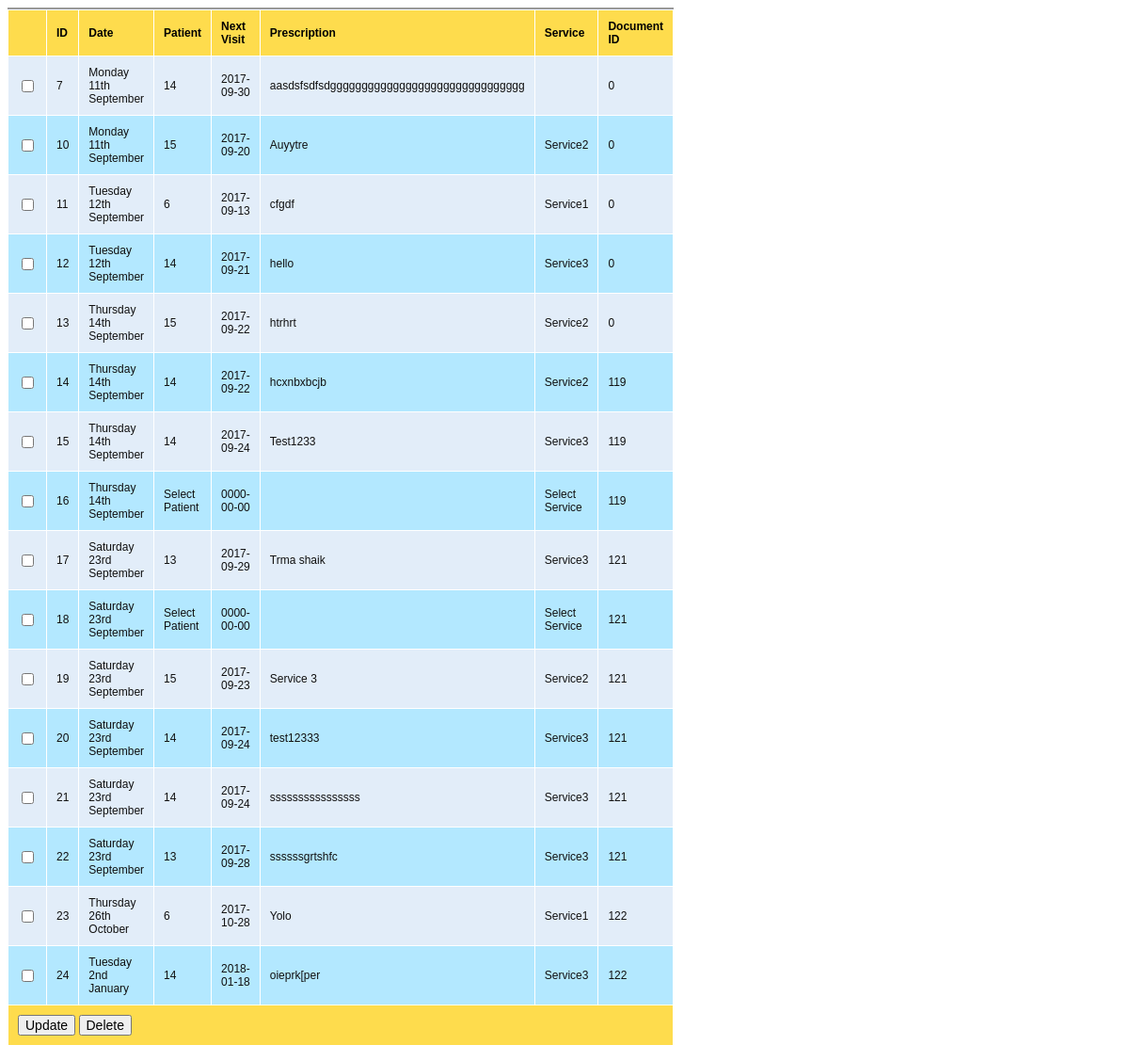
Page /test_prescription/list_user.php on the committed database.
### tables this page shows
CREATE TABLE `test_prescription` (
  `id` int(11) NOT NULL,
  `date` varchar(200) NOT NULL,
  `patient` varchar(255) NOT NULL,
  `nxt_visit` date NOT NULL,
  `prescription` varchar(255) NOT NULL,
  `service` varchar(100) NOT NULL,
  `doc_id` varchar(11) NOT NULL
);

### test_prescription/list_user.php (the view, shortened to what this page needs)
<?php
$conn = mysqli_connect("localhost","root","");
mysqli_select_db($conn,"dentist_management");
$result = mysqli_query($conn,"SELECT * FROM test_prescription");
?>
<html>
<head>
<link rel="stylesheet" type="text/css" href="../styles.css" />
</head>
<body>
<form name="frmUser" method="post" action="">
<div style="width:500px;">
<table border="0" cellpadding="10" cellspacing="1" width="500" class="tblListForm">
<tr class="listheader">
<td></td>
		<td>ID</td>
		<td>Date</td>
		<td>Patient</td>
		<td>Next Visit</td>
		<td>Prescription</td>
		<td>Service</td>
		<td>Document ID</td>
</tr>
<?php
$i=0;
while($row = mysqli_fetch_array($result)) {
if($i%2==0)
$classname="evenRow";
else
$classname="oddRow";
?>
<tr class="<?php if(isset($classname)) echo $classname;?>">
	<td><input type="checkbox" name="test_prescription[]" value="<?php echo $row["id"]; ?>" ></td>
	<td><?php echo $row["id"]; ?></td>
	<td><?php echo $row["date"]; ?></td>
	<td><?php echo $row["patient"]; ?></td>
	<td><?php echo $row["nxt_visit"]; ?></td>
	<td><?php echo $row["prescription"]; ?></td>
	<td><?php echo $row["service"]; ?></td>
	<td><?php echo $row["doc_id"]; ?></td>
</tr>
<?php
$i++;
}
?>
<tr class="listheader">
	<td colspan="12">
		<input type="button" name="update" value="Update" onClick="setUpdateAction();" />
		<input type="button" name="delete" value="Delete"  onClick="setDeleteAction();" />
	</td>
</tr>
</table>
</form>
</body></html>

### styles.css (style rules this page uses)
body { font-family:Arial; }
input { font-family:Arial; font-size:14px; }
.evenRow { background-color: #E2EDF9; font-size:12px; color:#101010; }
.oddRow { background-color: #B3E8FF; font-size:12px; color:#101010; }
.tblListForm { border-top:2px #999999 solid; }
.listheader { background-color: #fedc4d; font-size:12px; font-weight:bold; }

### rows in the picture
test_prescription: id "7", date "Monday 11th September", patient "14", nxt_visit "2017-09-30", prescription "aasdsfsdfsdggggggggggggggggggggggggggggggg", doc "0"
test_prescription: id "10", date "Monday 11th September", patient "15", nxt_visit "2017-09-20", prescription "Auyytre", service "Service2", doc "0"
test_prescription: id "11", date "Tuesday 12th September", patient "6", nxt_visit "2017-09-13", prescription "cfgdf", service "Service1", doc "0"
test_prescription: id "12", date "Tuesday 12th September", patient "14", nxt_visit "2017-09-21", prescription "hello", service "Service3", doc "0"
test_prescription: id "13", date "Thursday 14th September", patient "15", nxt_visit "2017-09-22", prescription "htrhrt", service "Service2", doc "0"
test_prescription: id "14", date "Thursday 14th September", patient "14", nxt_visit "2017-09-22", prescription "hcxnbxbcjb", service "Service2", doc "119"
test_prescription: id "15", date "Thursday 14th September", patient "14", nxt_visit "2017-09-24", prescription "Test1233", service "Service3", doc "119"
test_prescription: id "16", date "Thursday 14th September", patient "Select Patient", nxt_visit "0000-00-00", service "Select Service", doc "119"
test_prescription: id "17", date "Saturday 23rd September", patient "13", nxt_visit "2017-09-29", prescription "Trma shaik", service "Service3", doc "121"
test_prescription: id "18", date "Saturday 23rd September", patient "Select Patient", nxt_visit "0000-00-00", service "Select Service", doc "121"
test_prescription: id "19", date "Saturday 23rd September", patient "15", nxt_visit "2017-09-23", prescription "Service 3", service "Service2", doc "121"
test_prescription: id "20", date "Saturday 23rd September", patient "14", nxt_visit "2017-09-24", prescription "test12333", service "Service3", doc "121"
test_prescription: id "21", date "Saturday 23rd September", patient "14", nxt_visit "2017-09-24", prescription "ssssssssssssssss", service "Service3", doc "121"
test_prescription: id "22", date "Saturday 23rd September", patient "13", nxt_visit "2017-09-28", prescription "ssssssgrtshfc", service "Service3", doc "121"
test_prescription: id "23", date "Thursday 26th October", patient "6", nxt_visit "2017-10-28", prescription "Yolo", service "Service1", doc "122"
test_prescription: id "24", date "Tuesday 2nd January", patient "14", nxt_visit "2018-01-18", prescription "oieprk[per", service "Service3", doc "122"
